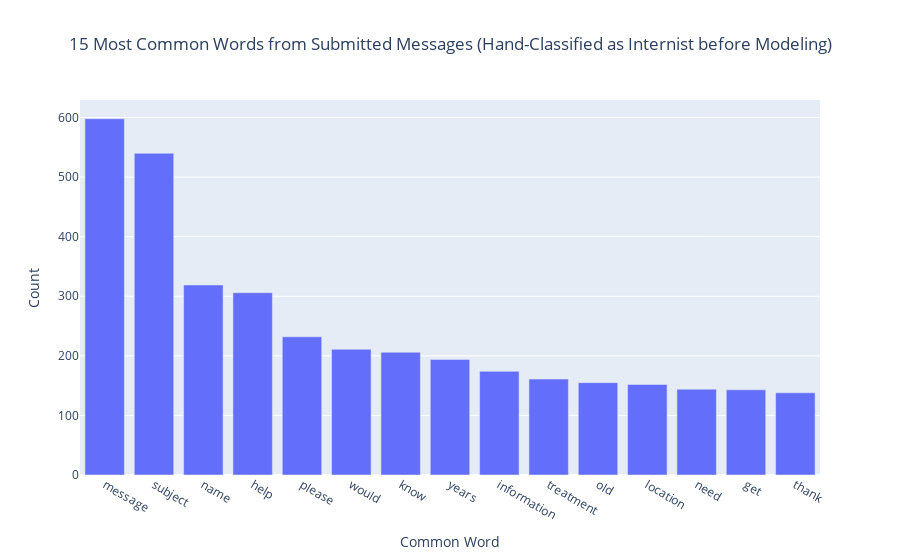

Write notebook code for a chart like this one.
### Code cell
internist = df_all[df_all['binary'] == 'internist']
internist.drop(columns='binary', inplace=True)
freq1 = internist.sum().sort_values(ascending=False).head(15)

bar_freq1 = px.bar(
                  x=list(freq1.index),
                  y=list(freq1.values),
                  title='15 Most Common Words from Submitted Messages (Hand-Classified as Internist before Modeling)',
                  labels = {'y': 'Count', 'x': 'Common Word'}

)

bar_freq1.update_layout(title_x = 0.5)

### Figure 1 — Plotly figure (JSON) as saved in the notebook; plotly's stock layout.template omitted (floating-point values rounded to 4 significant figures)
{"data": [{"alignmentgroup": "True", "hovertemplate": "Common Word=%{x}<br>Count=%{y}<extra></extra>", "legendgroup": "", "marker": {"color": "#636efa", "pattern": {"shape": ""}}, "name": "", "offsetgroup": "", "orientation": "v", "showlegend": false, "textposition": "auto", "type": "bar", "x": ["message", "subject", "name", "help", "please", "would", "know", "years", "information", "treatment", "old", "location", "need", "get", "thank"], "xaxis": "x", "y": [598, 540, 319, 306, 232, 211, 206, 194, 174, 161, 155, 152, 144, 143, 138], "yaxis": "y"}], "layout": {"autosize": true, "barmode": "relative", "legend": {"tracegroupgap": 0}, "title": {"text": "15 Most Common Words from Submitted Messages (Hand-Classified as Internist before Modeling)", "x": 0.5}, "xaxis": {"anchor": "y", "autorange": true, "domain": [0, 1], "range": [-0.5, 14.5], "title": {"text": "Common Word"}, "type": "category"}, "yaxis": {"anchor": "x", "autorange": true, "domain": [0, 1], "range": [0, 629.5], "title": {"text": "Count"}, "type": "linear"}}}
